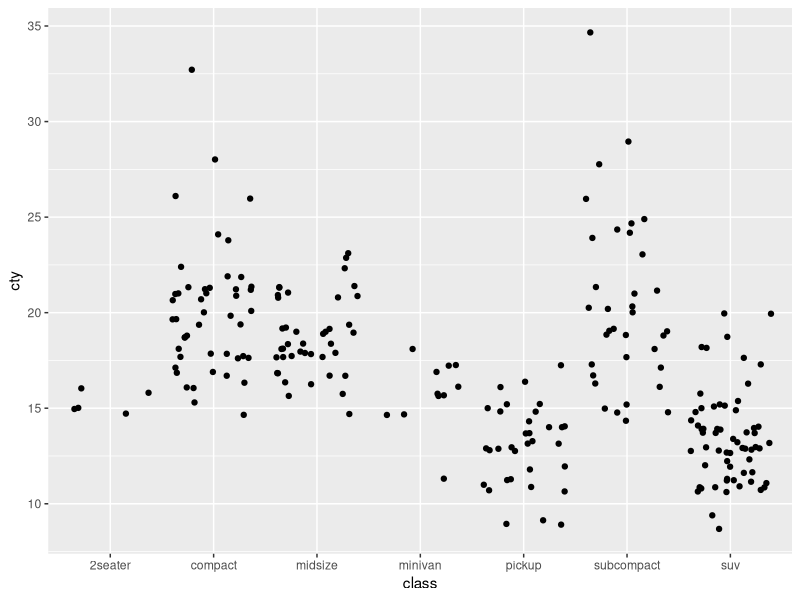

Here is the R script that generated this plot:
## ---- chunk 1
knitr::opts_chunk$set(echo = TRUE)
library(tidyverse)
## ---- chunk 2
ggplot(data = mpg, aes(x = class, y = cty)) +
	geom_jitter()
